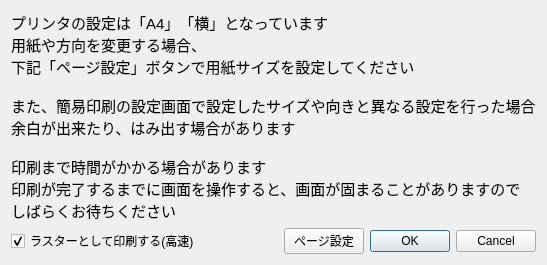
<?xml version="1.0" encoding="UTF-8"?>
<ui version="4.0">
 <class>Dialog</class>
 <widget class="QDialog" name="Dialog">
  <property name="geometry">
   <rect>
    <x>0</x>
    <y>0</y>
    <width>485</width>
    <height>197</height>
   </rect>
  </property>
  <property name="windowTitle">
   <string>簡易印刷</string>
  </property>
  <layout class="QGridLayout" name="gridLayout">
   <item row="1" column="0">
    <widget class="QCheckBox" name="checkBox">
     <property name="text">
      <string>ラスターとして印刷する(高速)</string>
     </property>
     <property name="checked">
      <bool>true</bool>
     </property>
    </widget>
   </item>
   <item row="1" column="3">
    <widget class="QDialogButtonBox" name="buttonBox">
     <property name="orientation">
      <enum>Qt::Horizontal</enum>
     </property>
     <property name="standardButtons">
      <set>QDialogButtonBox::Cancel|QDialogButtonBox::Ok</set>
     </property>
    </widget>
   </item>
   <item row="1" column="2">
    <widget class="QPushButton" name="pushButton">
     <property name="text">
      <string>ページ設定</string>
     </property>
    </widget>
   </item>
   <item row="1" column="1">
    <spacer name="horizontalSpacer">
     <property name="orientation">
      <enum>Qt::Horizontal</enum>
     </property>
     <property name="sizeHint" stdset="0">
      <size>
       <width>40</width>
       <height>20</height>
      </size>
     </property>
    </spacer>
   </item>
   <item row="0" column="0" colspan="4">
    <widget class="QLabel" name="label">
     <property name="font">
      <font>
       <pointsize>11</pointsize>
      </font>
     </property>
     <property name="text">
      <string>プリンタの設定は「A4」「横」となっています
用紙や方向を変更する場合、
下記「ページ設定」ボタンで用紙サイズを設定してください

また、簡易印刷の設定画面で設定したサイズや向きと異なる設定を行った場合
余白が出来たり、はみ出す場合があります

印刷まで時間がかかる場合があります
印刷が完了するまでに画面を操作すると、画面が固まることがありますので
しばらくお待ちください</string>
     </property>
    </widget>
   </item>
  </layout>
 </widget>
 <resources/>
 <connections>
  <connection>
   <sender>buttonBox</sender>
   <signal>accepted()</signal>
   <receiver>Dialog</receiver>
   <slot>accept()</slot>
   <hints>
    <hint type="sourcelabel">
     <x>248</x>
     <y>254</y>
    </hint>
    <hint type="destinationlabel">
     <x>157</x>
     <y>274</y>
    </hint>
   </hints>
  </connection>
  <connection>
   <sender>buttonBox</sender>
   <signal>rejected()</signal>
   <receiver>Dialog</receiver>
   <slot>reject()</slot>
   <hints>
    <hint type="sourcelabel">
     <x>316</x>
     <y>260</y>
    </hint>
    <hint type="destinationlabel">
     <x>286</x>
     <y>274</y>
    </hint>
   </hints>
  </connection>
 </connections>
</ui>
